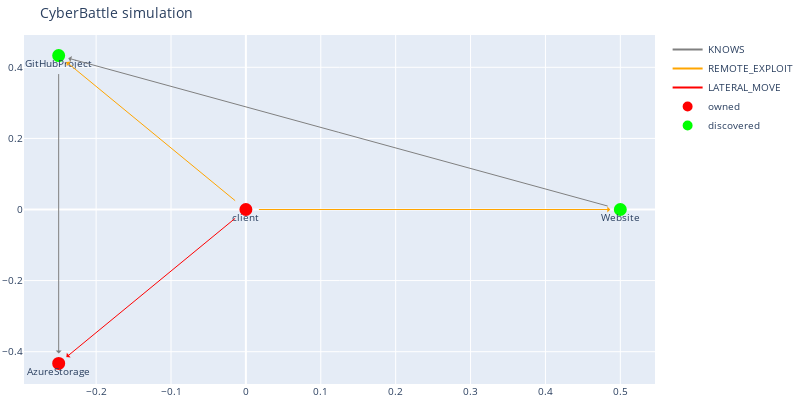

Write notebook code for a chart like this one.
### Code cell
# 4
blobwithflag = c2.connect_and_infect('client', 'AzureStorage', 'HTTPS', 'SASTOKEN1')
dbg.plot_discovered_network()
blobwithflag

### Figure 1 — Plotly figure (JSON) as saved in the notebook; plotly's stock layout.template omitted (floating-point values rounded to 4 significant figures)
{"data": [{"line": {"color": "gray"}, "mode": "lines", "name": "KNOWS", "type": "scatter", "x": [0], "y": [0]}, {"line": {"color": "orange"}, "mode": "lines", "name": "REMOTE_EXPLOIT", "type": "scatter", "x": [0], "y": [0]}, {"line": {"color": "red"}, "mode": "lines", "name": "LATERAL_MOVE", "type": "scatter", "x": [0], "y": [0]}, {"hoverinfo": "text", "marker": {"color": "#D32F2E", "line": {"color": "rgb(255,0,0)", "width": 8}, "size": 5, "symbol": "circle-dot"}, "mode": "markers+text", "name": "owned", "text": ["client", "AzureStorage"], "textposition": "bottom center", "type": "scatter", "x": [0, -0.25], "y": [0, -0.433]}, {"hoverinfo": "text", "marker": {"color": "#0e9d00", "line": {"color": "rgb(0,255,0)", "width": 8}, "size": 5, "symbol": "circle-dot"}, "mode": "markers+text", "name": "discovered", "text": ["Website", "GitHubProject"], "textposition": "bottom center", "type": "scatter", "x": [0.5, -0.25], "y": [9.934e-09, 0.433]}], "layout": {"annotations": [{"align": "center", "arrowcolor": "gray", "arrowhead": 1, "arrowsize": 1, "arrowwidth": 1, "ax": 0.5, "axref": "x", "ay": 9.934e-09, "ayref": "y", "hovertext": "KNOWS", "opacity": 1, "showarrow": true, "standoff": 10, "startstandoff": 10, "x": -0.25, "xref": "x", "y": 0.433, "yref": "y"}, {"align": "center", "arrowcolor": "gray", "arrowhead": 1, "arrowsize": 1, "arrowwidth": 1, "ax": -0.25, "axref": "x", "ay": 0.433, "ayref": "y", "hovertext": "KNOWS", "opacity": 1, "showarrow": true, "standoff": 10, "startstandoff": 10, "x": -0.25, "xref": "x", "y": -0.433, "yref": "y"}, {"align": "center", "arrowcolor": "orange", "arrowhead": 1, "arrowsize": 1, "arrowwidth": 1, "ax": 0, "axref": "x", "ay": 0, "ayref": "y", "hovertext": "REMOTE_EXPLOIT", "opacity": 1, "showarrow": true, "standoff": 10, "startstandoff": 10, "x": 0.5, "xref": "x", "y": 9.934e-09, "yref": "y"}, {"align": "center", "arrowcolor": "orange", "arrowhead": 1, "arrowsize": 1, "arrowwidth": 1, "ax": 0, "axref": "x", "ay": 0, "ayref": "y", "hovertext": "REMOTE_EXPLOIT", "opacity": 1, "showarrow": true, "standoff": 10, "startstandoff": 10, "x": -0.25, "xref": "x", "y": 0.433, "yref": "y"}, {"align": "center", "arrowcolor": "red", "arrowhead": 1, "arrowsize": 1, "arrowwidth": 1, "ax": 0, "axref": "x", "ay": 0, "ayref": "y", "hovertext": "LATERAL_MOVE", "opacity": 1, "showarrow": true, "standoff": 10, "startstandoff": 10, "x": -0.25, "xref": "x", "y": -0.433, "yref": "y"}], "autosize": false, "font": {"size": 10}, "height": 400, "hovermode": "closest", "margin": {"b": 15, "l": 2, "r": 2, "t": 35}, "showlegend": true, "title": {"text": "CyberBattle simulation"}, "width": 800}}
